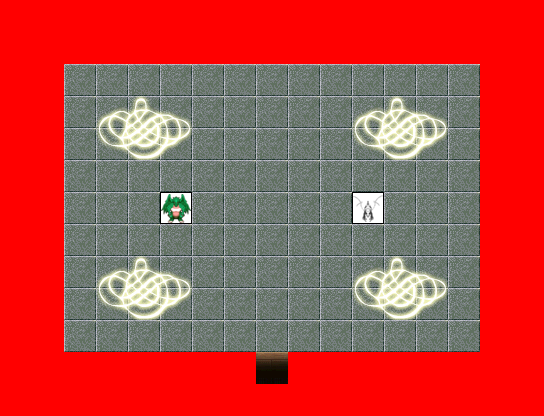

Rendered tile map (Tiled .tmx) drawn with the repository's tilesets; below, a short description and the map source with its tile grids summarised:
An orthogonal 17x13 tile map with 32x32 px tiles, 6 tile layers (0_floor, 1_terrain, 2_object, objects, ...), 8 tilesets.

<map version="1.2" tiledversion="1.2.2" orientation="orthogonal" renderorder="right-down" width="17" height="13" tilewidth="32" tileheight="32" infinite="0" nextlayerid="7" nextobjectid="1">
 <tileset firstgid="1" name="collision" tilewidth="32" tileheight="32" tilecount="1" columns="1">
  <image source="../../tileset/logic/collision.png" width="32" height="32" />
 </tileset>
 <tileset firstgid="2" name="obrazy" tilewidth="32" tileheight="32" tilecount="32" columns="8">
  <image source="../../tileset/pol/wyposazenie/obrazy.png" width="256" height="128" />
 </tileset>
 <tileset firstgid="34" name="kafelki" tilewidth="32" tileheight="32" tilecount="36" columns="6">
  <image source="../../tileset/pol/domki/podloga/kafelki_blyszczace.png" width="192" height="192" />
 </tileset>
 <tileset firstgid="70" name="kafelki2" tilewidth="32" tileheight="32" tilecount="6" columns="3">
  <image source="../../tileset/pol/domki/podloga/kafelki_blyszczace2.png" width="96" height="64" />
 </tileset>
 <tileset firstgid="76" name="int_plazy" tilewidth="32" tileheight="32" tilecount="27" columns="3">
  <image source="../../tileset/pol/waly/int_plazy.png" width="96" height="288" />
 </tileset>
 <tileset firstgid="103" name="door_drewno_int_long" tilewidth="32" tileheight="32" tilecount="28" columns="7">
  <image source="../../tileset/pol/domki/drzwi/door_drewno_int_long.png" width="224" height="128" />
 </tileset>
 <tileset firstgid="131" name="huge_animal" tilewidth="32" tileheight="32" tilecount="14" columns="14">
  <image source="../../tileset/logic/creature/huge_animal.png" width="451" height="32" />
 </tileset>
 <tileset firstgid="145" name="dragon" tilewidth="32" tileheight="32" tilecount="7" columns="7">
  <image source="../../tileset/logic/creature/dragon.png" width="224" height="32" />
 </tileset>
 <layer id="1" name="0_floor" width="17" height="13">
  <data>[221 cells, 161 non-empty, 7 distinct tile ids]</data>
 </layer>
 <layer id="2" name="1_terrain" width="17" height="13">
  <data>[221 cells, 104 non-empty, 18 distinct tile ids]</data>
 </layer>
 <layer id="3" name="2_object" width="17" height="13">
  <data>[221 cells, 20 non-empty, 20 distinct tile ids]</data>
 </layer>
 <layer id="4" name="objects" width="17" height="13">
  <data>[221 cells, 2 non-empty, 2 distinct tile ids]</data>
 </layer>
 <layer id="5" name="collision" width="17" height="13">
  <data>[221 cells, 103 non-empty, 1 distinct tile ids]</data>
 </layer>
 <layer id="6" name="protection" width="17" height="13">
  <data>[221 cells, 0 non-empty, 0 distinct tile ids]</data>
 </layer>
</map>
